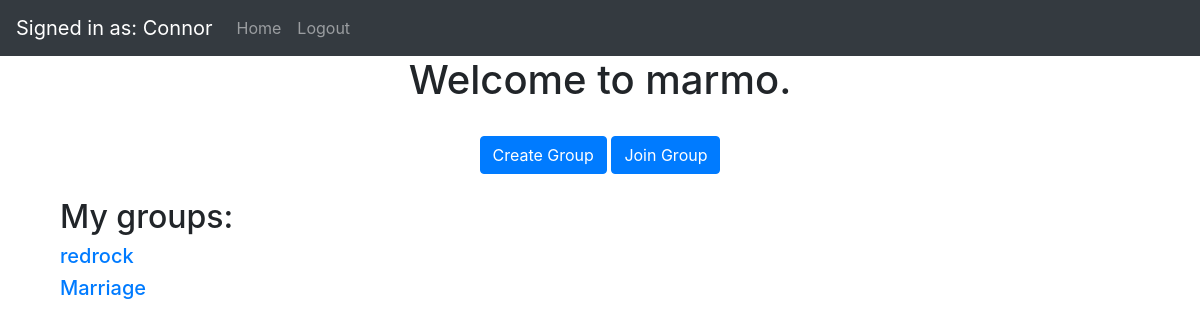
Screenshot of / (signed in) with the database file from the repository.
### website/models.py (models this page shows, shortened)
class User(db.Model, UserMixin):
    id = db.Column(db.Integer, primary_key=True)
    username = db.Column(db.String(200), nullable=False)
    email = db.Column(db.String(150), unique=True)
    password = db.Column(db.String(150))
    date_created = db.Column(db.DateTime(timezone=True), default=func.now())
    groups = db.relationship('Group', secondary=group_member, backref="members")
    transactions = db.relationship('Transaction', secondary=user_transaction, backref="members_included")
    def __repr__(self):
        return f'{self.username}'

class Group(db.Model):
    id = db.Column(db.Integer, primary_key=True)
    admin_id = db.Column(db.Integer)
    group_name = db.Column(db.String(30), nullable=False)
    date_created = db.Column(db.DateTime(timezone=True), default=func.now())
    transactions = db.relationship('Transaction')
    payments = db.relationship('Payment')

### website/views.py (the view)
@views.route('/', methods=['GET', 'POST'])
def home():
    if (str(current_user)[0] != '<'):
        return render_template("home.html", user=current_user)
    else:
        return render_template("landing.html", user=current_user)

### website/__init__.py (called while the page is built)
def create_app():
    app = Flask(__name__)
    app.config['SECRET_KEY'] = 'hjshjhdjah kjshkjdhjs'
    app.config['SQLALCHEMY_DATABASE_URI'] = 'sqlite:///marmo.db'
    db.init_app(app)
    from .views import views
    from .auth import auth
    app.register_blueprint(views, url_prefix='/')
    app.register_blueprint(auth, url_prefix='/')
    from .models import User
    create_database(app)
    login_manager = LoginManager()
    login_manager.login_view = 'auth.login'
    login_manager.init_app(app)
    login_manager.login_message = "You must be logged in to perform that action."
    @login_manager.user_loader
    def load_user(id):
        return User.query.get(int(id))
    return app

### website/templates/home.html
{% extends "base.html" %} {% block title %}Home{% endblock %} {% block content %}
<h1 align="center">Welcome to marmo.</h1><br>
<div class="container" align="center">
    <a class="btn btn-primary" href="create-group" role="button" align="center">Create Group</a>
    <a class="btn btn-primary" href="join-group" role="button">Join Group</a><br><br>
</div>
<div class="container" align="left" padding="1rem">
    <h2>My groups:</h2>
    {% for group in user.groups %}
    <span><h5><a href="mygroup?groupID={{ group.id }}">{{ group.group_name }}</a></h5>
    {% endfor %}
</div>
{% endblock %}

### website/templates/base.html (shortened to what this page needs)
<!DOCTYPE html>
<html>
  <head>
    <link
      rel="stylesheet"
      href="https://stackpath.bootstrapcdn.com/bootstrap/4.4.1/css/bootstrap.min.css"
    />
    <link
      rel="stylesheet"
      href="https://stackpath.bootstrapcdn.com/font-awesome/4.7.0/css/font-awesome.min.css"
    />
  </head>
  <body>
    <nav class="navbar navbar-expand-lg navbar-dark bg-dark">
      {% if user.is_authenticated %}
      <a class="navbar-brand" href="/account">Signed in as: {{ user.username }}</a>
      {% endif %}
      <div class="collapse navbar-collapse" id="navbar">
        <div class="navbar-nav">
          {% if user.is_authenticated %}
          <a class="nav-item nav-link" id="home" href="/">Home</a>
          <a class="nav-item nav-link" id="logout" href="/logout">Logout</a>
          {% else %}
          <a class="nav-item nav-link" id="login" href="/login">Login</a>
          <a class="nav-item nav-link" id="signUp" href="/sign-up">Sign Up</a>
          {% endif %}
        </div>
      </div>
    </nav>
    <div class="container">{% block content %} {% endblock %}</div>
  </body>
</html>

### rows the page displays
User: username "Connor"
Group: group_name "redrock"
Group: group_name "Marriage"
